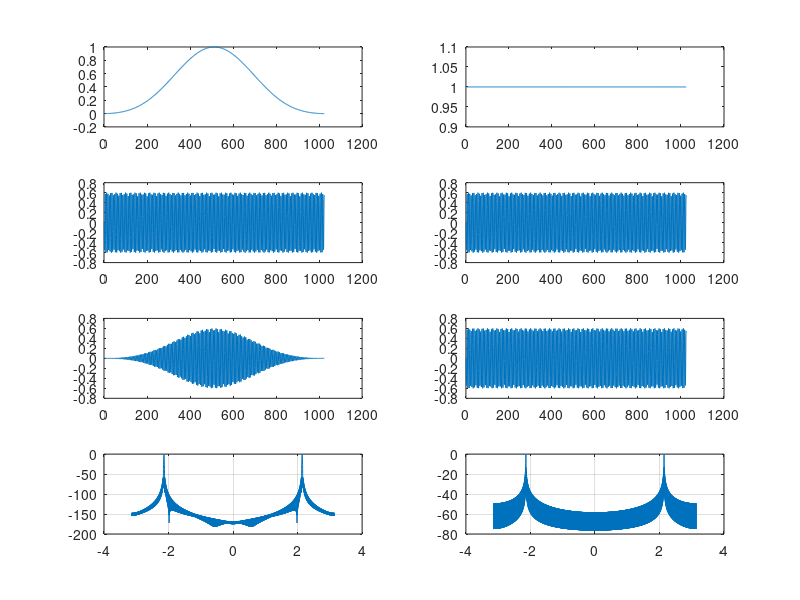

Write MATLAB code to recreate this figure.
% Music 421a
% Lab 1
% Problem 2

% Blackman window
N = 1024; % window length
wBlackman = (.42 - .5*cos(2*pi*(0:N-1)/(N-1)) + .08*cos(4*pi*(0:N-1)/(N-1)))';

freq = 1000;
sr = 8192;
sinusoid = .6 * cos( ((freq * (2 * pi) / sr) * 0:(N-1)) + .25*2*pi);

wSinusBlackman = sinusoid .* wBlackman';

wTrBlackman = fft(wSinusBlackman, 4 * N);

figure;

subplot(421);
plot(wBlackman);

subplot(423);
plot(sinusoid);

subplot(425);
plot(wSinusBlackman);

subplot(427);
plot([0 : 2 * pi/(N*4) : 2 * pi*(1-1/(N*4))] - pi, 20*log10(abs(wTrBlackman)/max(abs(wTrBlackman))));
grid;

%Boxcar
wBoxcar = boxcar(N);

wSinusBoxcar = sinusoid .* wBoxcar';

wTrBoxcar = fft(wSinusBoxcar, 4 * N);

subplot(422);
plot(wBoxcar);

subplot(424);
plot(sinusoid);

subplot(426);
plot(wSinusBoxcar);

subplot(428);
plot([0 : 2 * pi/(N*4) : 2 * pi*(1-1/(N*4))] - pi, 20*log10(abs(wTrBoxcar)/max(abs(wTrBoxcar))));
grid;
